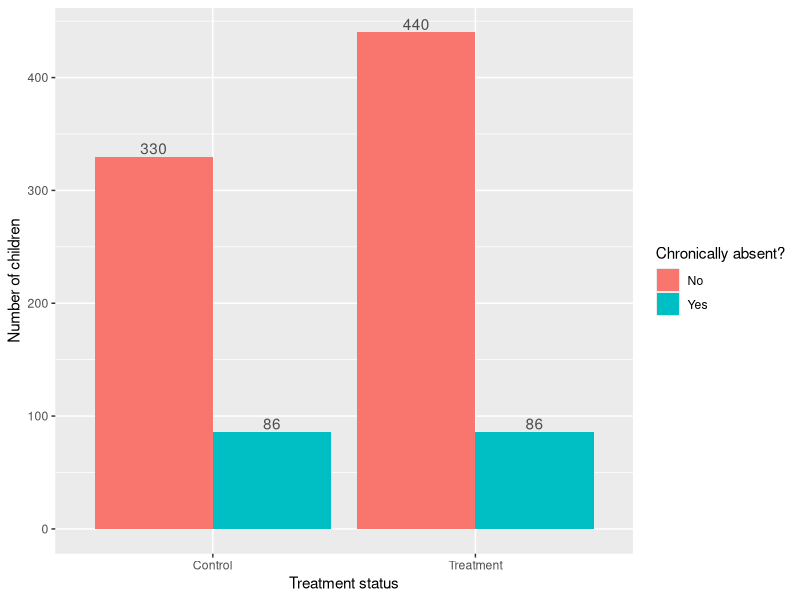
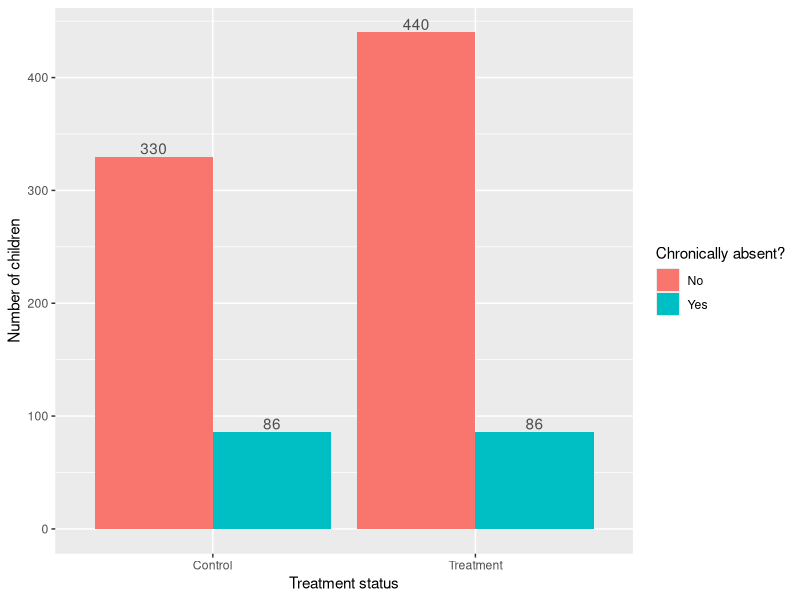

Generate these figures, in order, with R:
##########################################################################################
# EDUC 641 Assignment 2 Key 
## David Liebowitz, Claire Zhang, Havisha Khurana
### First created: 8/1/21
### Last update: 10/23/23
### Inputs: cat.csv
### Purpose: load in data, understand structure, prepare descriptive tables and figures
##########################################################################################

# Load necessary packages
library(tidyverse)
library(here)

### 1. Read in the data
pd <- read.csv(here("data", "cat.csv"))

pd$treat <- factor(pd$treat,
                   levels = c(0, 1),
                   labels = c("Control", "Treatment"))

pd$absenteeism <- factor(pd$absenteeism,
                         levels = c(0, 1),
                         labels = c("No", "Yes"))

pd$cgender <- factor(pd$cgender,
                     levels = c(0, 1),
                     labels = c("Male", "Female"))


### 2. Observed relationship between *treat* and *absenteeism*

# 2.1 How many students in each group?
table(pd$absenteeism, pd$treat) 

# 2.2 What percent of students in each group?
round(prop.table(table(pd$absenteeism, pd$treat), margin=2)*100, 2)

# 2.3 Figure of numbers in each group
ggplot(pd, aes(x = treat, fill = absenteeism)) +
  geom_bar(position = "dodge") +
  xlab("Treatment status") +
  ylab("Number of children") +
  geom_text(aes(label = ..count..), stat = "count", vjust = -0.2, position = position_dodge(.9), color = "grey30") +
  scale_fill_discrete(name = "Chronically absent?")

ggsave(filename = "assignments/keys/treat_absent.png")

### 3. Chi-Squared statistic

# 3.2 2x2 EXPECTED contingency table

## Note: this is a way to construct the table in R,
## In your assignment, you could either construct the
## table by hand or via the chisq.test command
percent_yes <- sum(pd$absenteeism == "Yes")/nrow(pd)
percent_no <- sum(pd$absenteeism == "No")/nrow(pd)

percent_yes
percent_no

total_treat <- sum(pd$treat == "Treatment")
total_control <- sum(pd$treat == "Control")

control_no <- round(total_control*percent_no, 0)
treat_no <- round(total_treat*percent_no, 0)
control_yes <- round(total_control*percent_yes, 0)
treat_yes <- round(total_treat*percent_yes, 0)

margin <- matrix(c(control_no, treat_no, control_yes, treat_yes), ncol = 2, byrow = TRUE)
rownames(margin) <- c("No", "Yes")
colnames(margin) <- c("Control", "Treatment")
as.table(margin)

# 3.3 and 3.4 Chi-square statistic and goodness-of-fit test
chisq.test(pd$absenteeism, pd$treat)

# 4. Sub-group comparisons

# 4.1 Female students
pd_female <- pd %>% 
  filter(cgender == "Female")

chisq.test(pd_female$absenteeism, pd_female$treat)

# 4.2 Male students
pd_male <- pd %>% 
  filter(cgender == "Male")

chisq.test(pd_male$absenteeism, pd_male$treat)